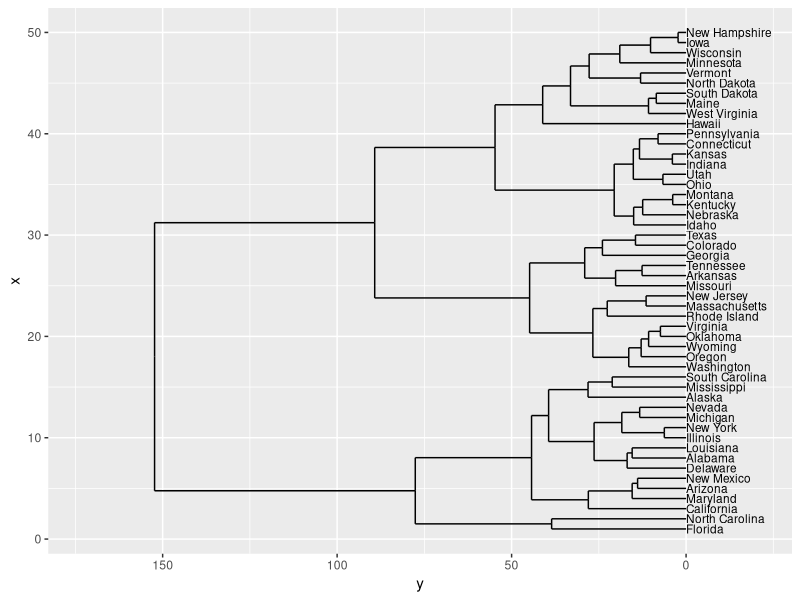
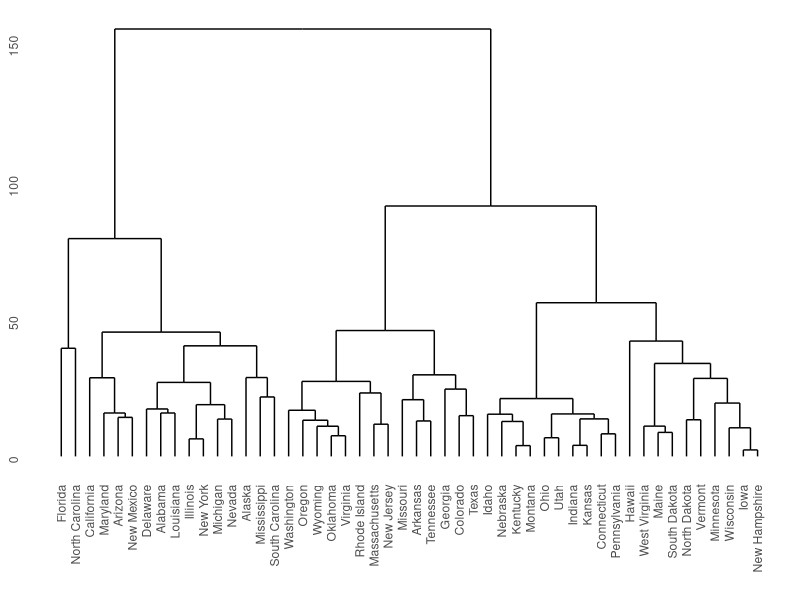
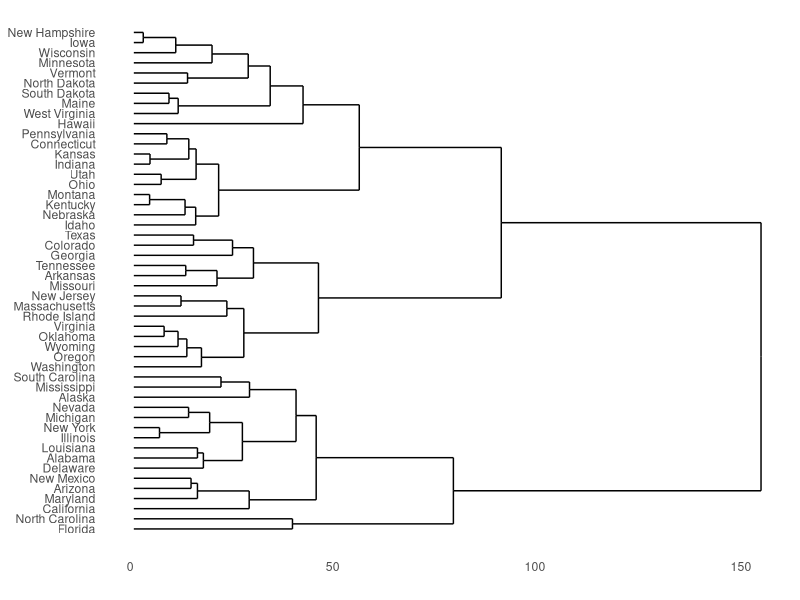
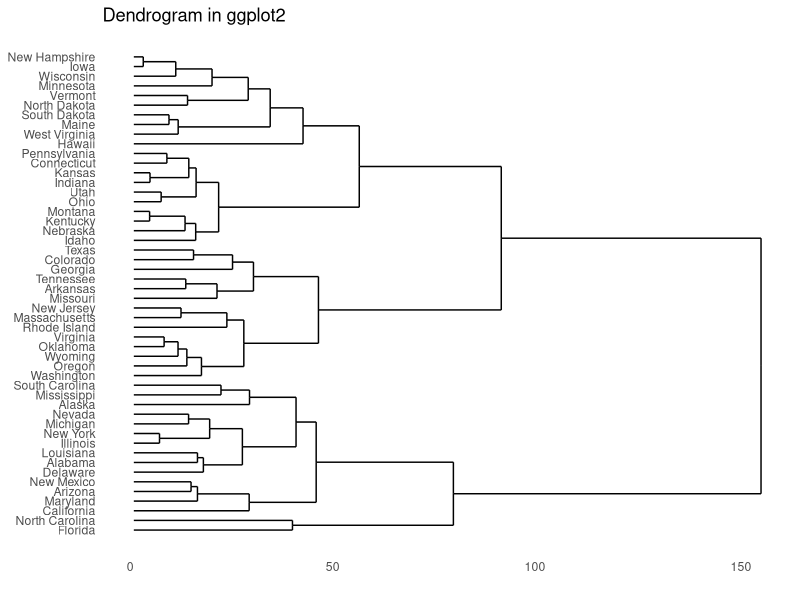

Recreate these plots in R, in order.
## ---- chunk 1
knitr::opts_chunk$set(
  collapse = TRUE,
  comment = "#>",
  fig.path = "man/figures/README-",
  out.width = "100%"
)
## ---- chunk 2
library(ggplot2)
library(ggdendro)
hc <- hclust(dist(USArrests), "ave")
hcdata <- dendro_data(hc, type="rectangle")
ggplot() + 
  geom_segment(data=segment(hcdata), aes(x=x, y=y, xend=xend, yend=yend)) +
  geom_text(data=label(hcdata), aes(x=x, y=y, label=label, hjust=0), size=3) +
  coord_flip() + 
  scale_y_reverse(expand=c(0.2, 0))

### demonstrate plotting directly from object class hclust
ggdendrogram(hc)
ggdendrogram(hc, rotate=TRUE)

### demonstrate converting hclust to dendro using dendro_data first
hcdata <- dendro_data(hc)
ggdendrogram(hcdata, rotate=TRUE) + 
  labs(title="Dendrogram in ggplot2")
